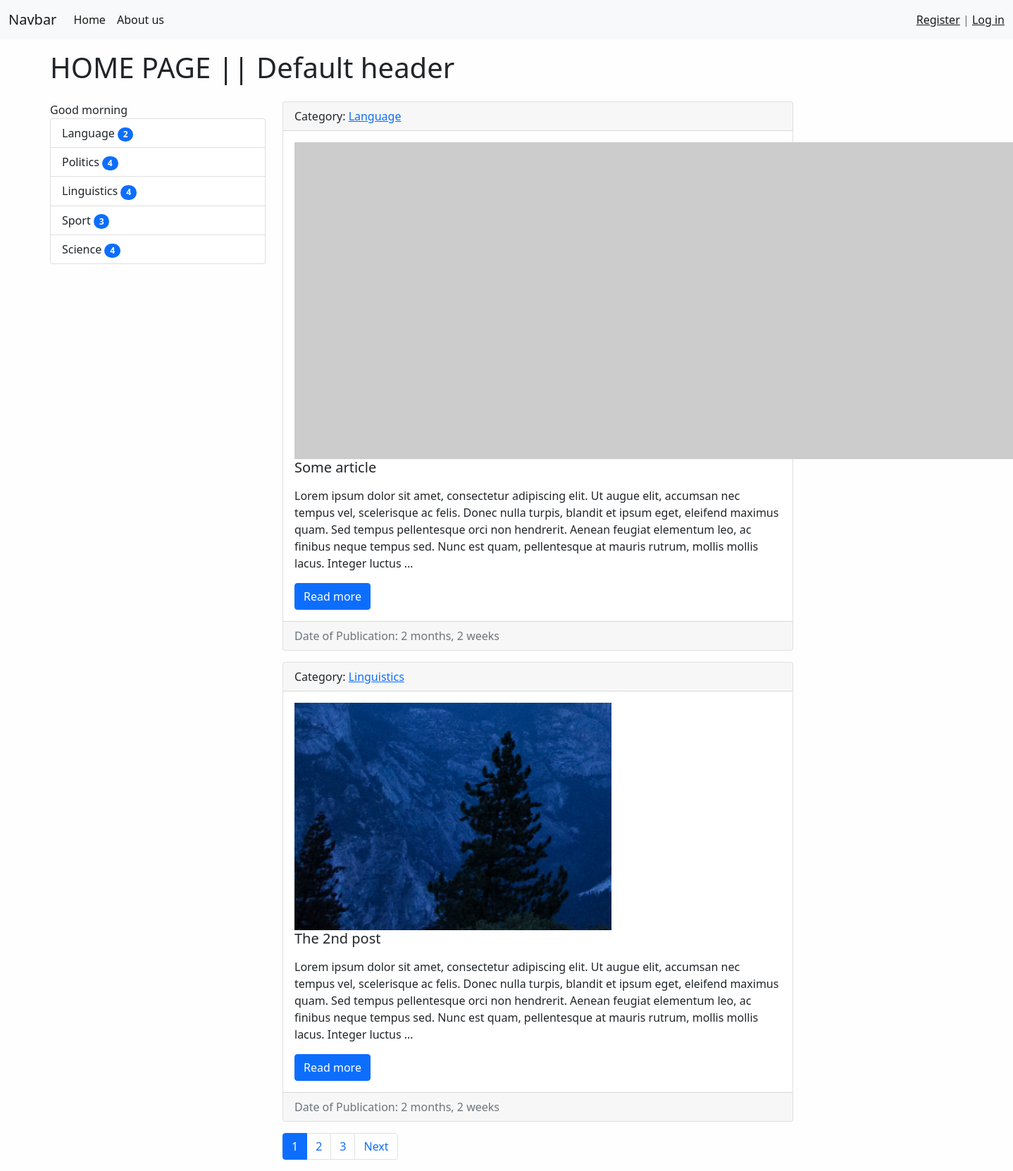
The page / on the database its author committed.
### article/models.py (models this page shows, shortened)
class Category(models.Model):
    objects = None
    title = models.CharField(max_length=150, db_index=True, verbose_name='Category')
    def get_absolute_url(self):
        return reverse('category', kwargs={"cat_id": self.pk})
    def __str__(self):
        return self.title
    class Meta:
        verbose_name = 'Category'
        verbose_name_plural = 'Categories'

class Article(models.Model):
    title = models.CharField(max_length=150, db_index=True, verbose_name='Title')
    content = models.TextField(blank=True, verbose_name='Post content')
    created_date = models.DateTimeField(auto_now_add=True, verbose_name='Date of publication')
    updated_date = models.DateTimeField(auto_now=True, verbose_name='Last update')
    photo = models.ImageField(upload_to="img/%Y/%m/", verbose_name='Image', blank=True)
    is_published = models.BooleanField(default=True, verbose_name='Posted')
    category = models.ForeignKey('Category', on_delete=models.PROTECT, verbose_name="Category")
    views = models.IntegerField(default=0)
    def get_absolute_url(self):
        return reverse('post', kwargs={"pk": self.pk})
    class Meta:
        verbose_name = 'article'
        verbose_name_plural = 'articles'
        ordering = ['created_date']

### article/views.py (the view)
# urls.py: path('', HomePage.as_view(), name='home'),
class HomePage(MyMixin, ListView):
    model = Article
    template_name = 'article/article_page.html'
    context_object_name = 'post_k'
    mixin_prop = 'Home page'
    paginate_by = 2
    def get_context_data(self, *, object_list=None, **kwargs):
        context = super().get_context_data(**kwargs)
        context['title'] = self.get_mixin()
        return context
    def get_queryset(self):
        return Article.objects.filter(is_published=True).select_related('category')

### article/templatetags/article_tags.py (called while the page is built)
@register.simple_tag()
def get_categories():
    return Category.objects.all()

@register.inclusion_tag("article/list_categories.html")
def display_categories(arg1="Hello", arh2="There"):
    categories = Category.objects.annotate(cnt=Count('article', filter=F('article__is_published'))).filter(cnt__gt=0)
    return {"cats": categories, "arg1": arg1, "arh2": arh2}

### article/utils.py (called while the page is built)
	def get_mixin(self):
		return self.mixin_prop.upper()

### article/templates/article/article_page.html (shortened to what this page needs)
{%extends 'base.html' %}
{% block head %}
    {{ title }} || {{ block.super }}
{% endblock head %}
{% block sidebar %}
    {% include 'inc/_sidebar.html' %}
{% endblock sidebar %}
{% block content%}
        <div class="col-md-9">
            {%for item in post_k%}
            <div class="card mb-3">
              <div class="card-header">
                  Category: <a href="{{ item.category.get_absolute_url }}">{{ item.category}}</a>
              </div>
              <div class="card-body">
                  <div class="media">
                      <div class="media-body">
                      {% if item.photo %}
                        <img src="{{ item.photo.url }}" alt="" width="450" class="mr-3">
                      {% else %}
                        <img src="https://picsum.photos/id/1084/450/300?grayscale" alt="" class="mr-3">
                      {% endif %}
                          <h5 class="card-title">{{item.title}}</h5>
                          <p class="card-text">{{item.content|safe|linebreaks|truncatewords:55}}</p>
                          <a href="{{ item.get_absolute_url }}" class="btn btn-primary">Read more</a>
                      </div>
                  </div>
              </div>
              <div class="card-footer text-muted">
                 Date of Publication: {{item.created_date |timesince}}
              </div>
            </div>
            {%endfor%}
        </div>
{% endblock content%}

### templates/base.html (shortened to what this page needs)
{% load static %}
<!doctype html>
<html lang="en">
  <head>
    <link  rel="stylesheet" href="{% static 'bootstrap/css/bootstrap.min.css' %}">
    <link  rel="stylesheet" href="{% static 'css/style.css' %}">
  </head>
  <body>
    {% include 'inc/_nav.html'%}
<div class="container mt-3">
    <h1>{% block head %} Default header{% endblock head %}</h1>
    <div class="row">
        <div class="col-md-3 mt-3">
            {% block sidebar%} sidebar{% endblock sidebar%}
        </div>
        <div class="col-md-9 mt-3">
            {% block content%}{% endblock content%}
            {% if page_obj.has_other_pages %}
                <nav aria-label="...">
                  <ul class="pagination">
                      {% for p in page_obj.paginator.page_range%}
                      {% if page_obj.number == p %}
                        <li class="page-item active" aria-current="page">
                          <a class="page-link" href="?page={{ p }}">{{ p }}</a>
                        </li>
                      {% elif p > page_obj.number|add:-3 and p < page_obj.number|add:3 %}
                        <li class="page-item"><a class="page-link" href="?page={{p}}">{{p}}</a></li>
                      {% endif %}
                        {% endfor%}
                      {% if page_obj.has_next %}
                       <li class="page-item">
                          <a class="page-link" href="?page={{ page_obj.next_page_number}}">Next</a>
                       </li>
                      {% endif %}
                  </ul>
                </nav>
            {% endif %}
        </div>
    </div>
</div>
  </body>
</html>

### templates/inc/_nav.html (shortened to what this page needs)
<nav class="navbar navbar-expand-lg navbar-light bg-light">
    <div class="container-fluid">
        <a class="navbar-brand" href="{% url 'home'%}">Navbar</a>
        <div class="collapse navbar-collapse" id="navbarSupportedContent">
            <ul class="navbar-nav me-auto mb-2 mb-lg-0">
                <li class="nav-item"><a class="nav-link active" aria-current="page" href="{% url 'home'%}">Home</a></li>
                <li class="nav-item"><a class="nav-link active" aria-current="page" href="{% url 'about'%}">About us</a></li>
            </ul>
            <span class="navbar-text">
                {% if request.user.is_authenticated %}
                Welcome, dear {{ user}}!   |   <a href="{% url 'logout' %}">Log out</a>
                {% else %}
                <a href="{% url 'register' %}">Register</a> | <a href="{% url 'login' %}">Log in</a>
                {% endif %}
            </span>
        </div>
    </div>
</nav>

### templates/inc/_sidebar.html
{% load article_tags %}
{% display_categories  arg1="Good morning"%}

### article/templates/article/list_categories.html
<div class="list-group">
    {{ arg1 }}
        {% for cat in cats %}
        {% if cur_cat == cat.pk%}
            <a
                href="{{ cat.get_absolute_url }}" class="list-group-item list-group-item-action active" aria-current="true">{{cat.title}}
                <span class="badge bg-primary rounded-pill">{{cat.cnt}}</span>
            </a>
        {% else %}
            <a
                href="{{ cat.get_absolute_url }}" class="list-group-item list-group-item-action" aria-current="true">{{cat.title}}
                <span class="badge bg-primary rounded-pill">{{cat.cnt}}</span>
            </a>
        {%endif%}
        {%endfor%}
</div>

### land_of_lang/static/css/style.css (style rules this page uses)
body { background-color: #fefefe; }

### rows shown on the page
Category: title "Language", cnt "2"
Category: title "Politics", cnt "4"
Category: title "Linguistics", cnt "4"
Category: title "Sport", cnt "3"
Category: title "Science", cnt "4"
Article: category "Language", title "Some article", content "Lorem ipsum dolor sit amet, consectetur adipiscing elit. Ut augue elit, accumsan nec tempus vel, scelerisque ac felis. Donec nulla turpis, blandit et ipsum eget, eleifend maximus quam. Sed tempus pellentesque orci non hendrerit. Aenean feugiat elementum leo, ac finibus neque tempus sed. Nunc est quam, pellentesque at mauris rutrum, mollis mollis lacus. Integer luctus …", created_date "2 months, 2 weeks"
Article: category "Linguistics", photo (picture), title "The 2nd post", content "Lorem ipsum dolor sit amet, consectetur adipiscing elit. Ut augue elit, accumsan nec tempus vel, scelerisque ac felis. Donec nulla turpis, blandit et ipsum eget, eleifend maximus quam. Sed tempus pellentesque orci non hendrerit. Aenean feugiat elementum leo, ac finibus neque tempus sed. Nunc est quam, pellentesque at mauris rutrum, mollis mollis lacus. Integer luctus …", created_date "2 months, 2 weeks"

### other values the page prints
{{ title }} "HOME PAGE"
{{ arg1 }} "Good morning"
{{ p }} "1"
{{ p }} "2" "3"
